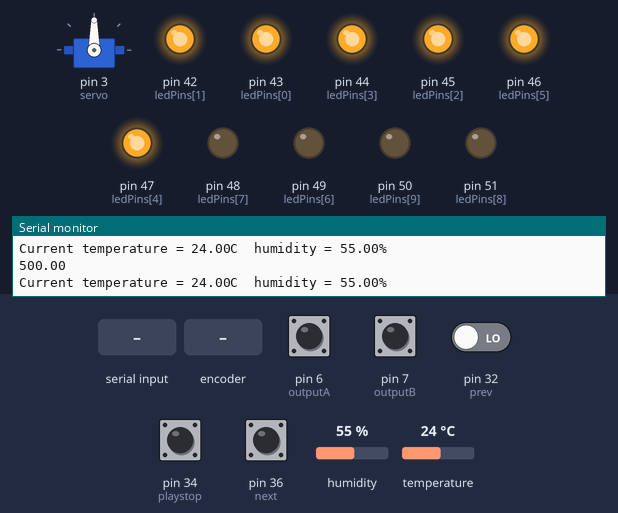
Bench run of a sketch on a simulated Arduino Mega 2560, built with avr-gcc and run on an emulated ATmega2560. Shown: servo, output pins drawn as LEDs (lit = HIGH), the last lines printed to the serial monitor. The inputs (shaded band) are chosen by the test bench; at power-on: pin 6 (outputA), pin 7 (outputB) HIGH, pin 32 (prev), pin 34 (playstop), pin 36 (next) LOW, temperature 24 °C, humidity 55 %.

Above: at 1.2 s.
1.3 s: "turn_on\n" received over Serial
At 4.7 s:
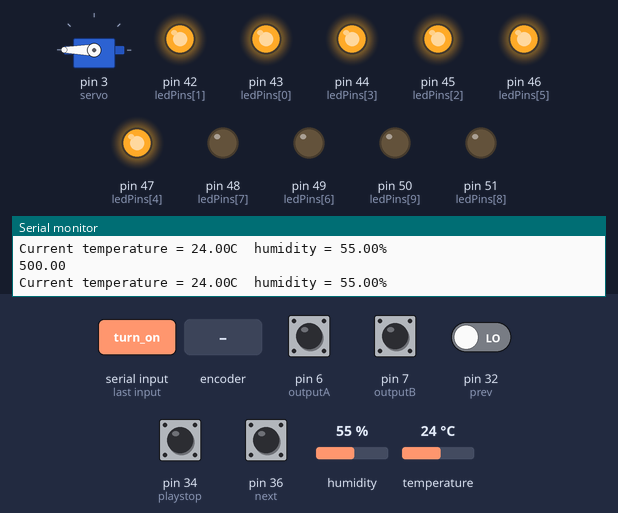
4.8 s: temperature set to 0 °C
At 8.8 s:
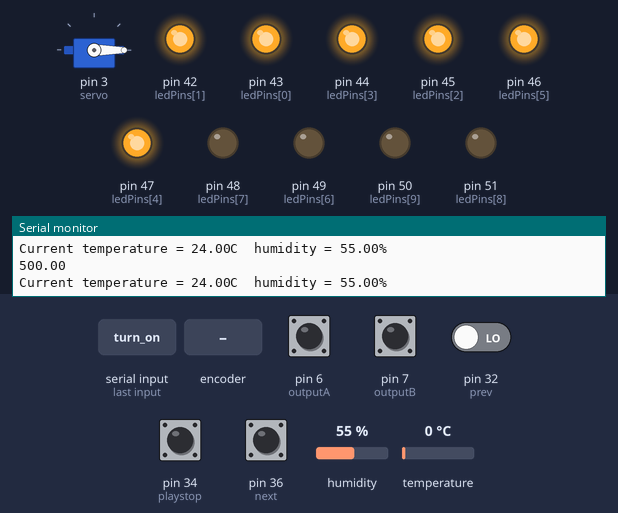
11.6 s: pin 32 (prev) driven HIGH
14.9 s: pin 34 (playstop) pulled HIGH for 3.2 s
19.6 s: pin 36 (next) pulled HIGH for 1 s
22.1 s: rotary encoder on pin 6 (outputA) / pin 7 (outputB) turned 1 step (first pin leading)
At 23.2 s:
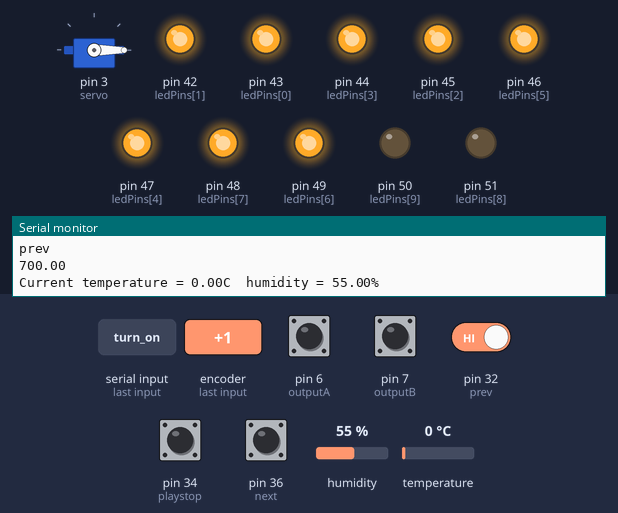
Timing chart, 0 to 24.9 s (numbered marks = the images above; inputs shaded):
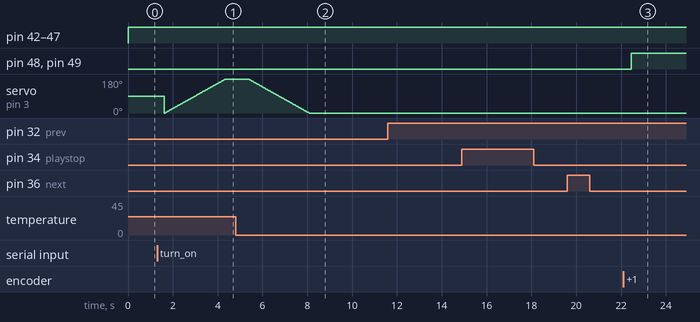

The sketch:

sensores.ino
```cpp
#include <Adafruit_Sensor.h>
#include <Servo.h>

#include "DHT.h"
#define DHTTYPE DHT11

#define dht_dpin 5
#define outputA 6
#define outputB 7
#define boton 8

DHT dht(dht_dpin, DHTTYPE);

Servo servo;
int pos;

float counter = 0.5;
int aState;
int aLastState;

const int prev = 32;
const int playstop = 34;
const int next = 36;
bool estado = false;
const int ledCount = 10;

int scaledCounter = 0;
int sequenceNumber=0;
int incomingByte = 0;

int ledPins[] = {
  43, 42, 45, 44, 47, 46, 49, 48, 51, 50
};   // an array of pin numbers to which LEDs are attached
int inputValue = 0;

String control;

void setup()
{
  servo.attach(3);
  pinMode(outputA, INPUT);
  pinMode(outputB, INPUT);
  pinMode(boton, INPUT_PULLUP);
  Serial.begin(9600);
  aLastState = digitalRead(outputA);
  for (int thisLed = 0; thisLed < ledCount; thisLed++) {
    pinMode(ledPins[thisLed], OUTPUT);
  }
}


void loop() {
  volumen();
  botones();
  //servoControl();
  float sensorReading = volumen();
  sensorReading = sensorReading*1000;
  Serial.println(sensorReading);
  int ledLevel = map(sensorReading, 0, 1000, 0, ledCount);
  for (int thisLed = 0; thisLed <= ledCount; thisLed++) {
    if (thisLed <= ledLevel) {
      digitalWrite(ledPins[thisLed], HIGH);
    }
    else {
      digitalWrite(ledPins[thisLed], LOW);
    }
  }
  sensTemp();

  if (Serial.available()){
    control = Serial.readStringUntil('\n');
    control.trim();
    if (control.equals("turn_on")) {
      servoControl();
    }
  }

}

void botones()
{
  if(digitalRead(prev)){
    Serial.println("prev");
    delay(300);
  }

  if(digitalRead(playstop))
  {
    if(estado == true)
    {
      Serial.println("Stop");
      estado = false;
      delay(300);
    }
    else
    {
      Serial.println("Play");
      estado = true;
      delay(300);
    }

  }

  if(digitalRead(next)){
    Serial.println("next");
    delay(300);
  }
}

float volumen()
{
  aState = digitalRead(outputA);
  if(aState != aLastState)
  {
    if(digitalRead(outputB) != aState)
    {
      if(counter <= 0.0)
      {
        counter = 0.0;
      }
      else
        counter = counter - 0.1;
    }
    else
    {
      if(counter >=1.0)
      {
        counter = 1.0;
      }
      else
      {
        counter = counter + 0.1;
      }
    }

    //Serial.println(counter);
  }
  aLastState = aState;
  return counter;
}

void sensTemp() {
    float h = dht.readHumidity();
    float t = dht.readTemperature();
    Serial.print("Current temperature = ");
    Serial.print(t);
    Serial.print("C  ");
    Serial.print("humidity = ");
    Serial.print(h);
    Serial.print("%");
    Serial.println(" ");
  delay(800);
}

void servoControl() {
  for(pos=0;pos<=180;pos++){
  servo.write(pos);
  delay(15);}
    delay(1000);
    for(pos=180;pos>=0;pos--){
  servo.write(pos);
  delay(15);
  }
    delay(1000);
}
```

Measured:
- after the input at 22.1 s, pin 48 (ledPins[7]), pin 49 (ledPins[6]): LOW → HIGH after 0.35 s
